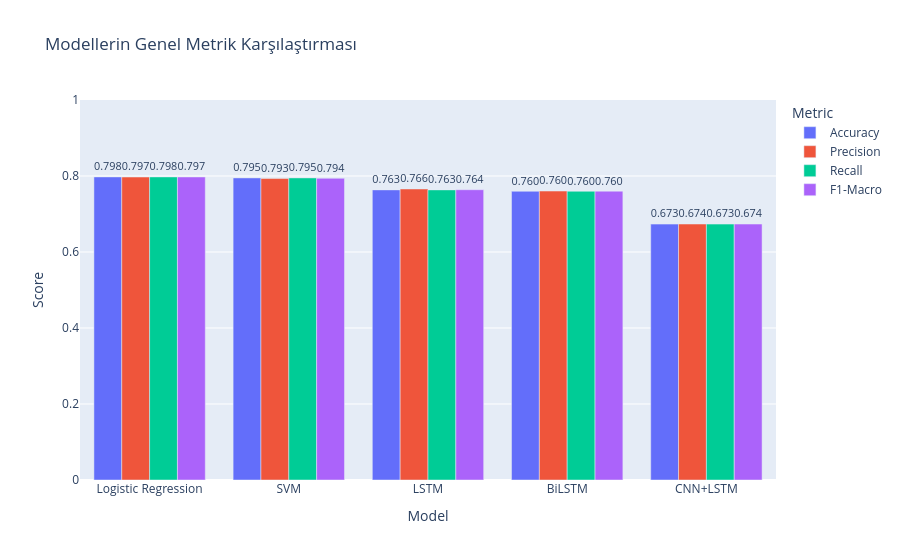

This figure's notebook cell:
### Markdown cell above
## 6.4 Model Karşılaştırma Grafikleri
Tüm metrikleri Plotly ile interaktif bar chart ve Matplotlib ile Radar Chart (Örümcek Ağı) formatında gösterir.

### Code cell
def get_metrics_dict(y_true, y_pred):
    return {
        'Accuracy': accuracy_score(y_true, y_pred),
        'Precision': precision_score(y_true, y_pred, average='macro'),
        'Recall': recall_score(y_true, y_pred, average='macro'),
        'F1-Macro': f1_score(y_true, y_pred, average='macro')
    }

metrics_data = {name: get_metrics_dict(y_test, preds) for name, preds in model_preds.items()}
df_metrics = pd.DataFrame(metrics_data).T.reset_index().rename(columns={'index': 'Model'})
df_melted = df_metrics.melt(id_vars='Model', var_name='Metric', value_name='Score')

fig = px.bar(df_melted, x='Model', y='Score', color='Metric', barmode='group',
             text='Score', title='Modellerin Genel Metrik Karşılaştırması')
fig.update_traces(texttemplate='%{text:.3f}', textposition='outside')
fig.update_layout(yaxis=dict(range=[0, 1]))
fig.write_image('results/model_comparison_bar.png')
fig.show()

### Figure 1 — Plotly figure (JSON) as saved in the notebook; plotly's stock layout.template omitted (floating-point values rounded to 4 significant figures)
{"data": [{"alignmentgroup": "True", "hovertemplate": "Metric=Accuracy<br>Model=%{x}<br>Score=%{text}<extra></extra>", "legendgroup": "Accuracy", "marker": {"color": "#636efa", "pattern": {"shape": ""}}, "name": "Accuracy", "offsetgroup": "Accuracy", "orientation": "v", "showlegend": true, "text": [0.7976, 0.795, 0.7634, 0.7598, 0.6734], "textposition": "outside", "texttemplate": "%{text:.3f}", "type": "bar", "x": ["Logistic Regression", "SVM", "LSTM", "BiLSTM", "CNN+LSTM"], "xaxis": "x", "y": [0.7976, 0.795, 0.7634, 0.7598, 0.6734], "yaxis": "y"}, {"alignmentgroup": "True", "hovertemplate": "Metric=Precision<br>Model=%{x}<br>Score=%{text}<extra></extra>", "legendgroup": "Precision", "marker": {"color": "#EF553B", "pattern": {"shape": ""}}, "name": "Precision", "offsetgroup": "Precision", "orientation": "v", "showlegend": true, "text": [0.7973, 0.7933, 0.7658, 0.7604, 0.6736], "textposition": "outside", "texttemplate": "%{text:.3f}", "type": "bar", "x": ["Logistic Regression", "SVM", "LSTM", "BiLSTM", "CNN+LSTM"], "xaxis": "x", "y": [0.7973, 0.7933, 0.7658, 0.7604, 0.6736], "yaxis": "y"}, {"alignmentgroup": "True", "hovertemplate": "Metric=Recall<br>Model=%{x}<br>Score=%{text}<extra></extra>", "legendgroup": "Recall", "marker": {"color": "#00cc96", "pattern": {"shape": ""}}, "name": "Recall", "offsetgroup": "Recall", "orientation": "v", "showlegend": true, "text": [0.7976, 0.795, 0.7634, 0.7598, 0.6734], "textposition": "outside", "texttemplate": "%{text:.3f}", "type": "bar", "x": ["Logistic Regression", "SVM", "LSTM", "BiLSTM", "CNN+LSTM"], "xaxis": "x", "y": [0.7976, 0.795, 0.7634, 0.7598, 0.6734], "yaxis": "y"}, {"alignmentgroup": "True", "hovertemplate": "Metric=F1-Macro<br>Model=%{x}<br>Score=%{text}<extra></extra>", "legendgroup": "F1-Macro", "marker": {"color": "#ab63fa", "pattern": {"shape": ""}}, "name": "F1-Macro", "offsetgroup": "F1-Macro", "orientation": "v", "showlegend": true, "text": [0.7975, 0.794, 0.7639, 0.7601, 0.6735], "textposition": "outside", "texttemplate": "%{text:.3f}", "type": "bar", "x": ["Logistic Regression", "SVM", "LSTM", "BiLSTM", "CNN+LSTM"], "xaxis": "x", "y": [0.7975, 0.794, 0.7639, 0.7601, 0.6735], "yaxis": "y"}], "layout": {"barmode": "group", "legend": {"title": {"text": "Metric"}, "tracegroupgap": 0}, "title": {"text": "Modellerin Genel Metrik Karşılaştırması"}, "xaxis": {"anchor": "y", "domain": [0, 1], "title": {"text": "Model"}}, "yaxis": {"anchor": "x", "domain": [0, 1], "range": [0, 1], "title": {"text": "Score"}}}}
